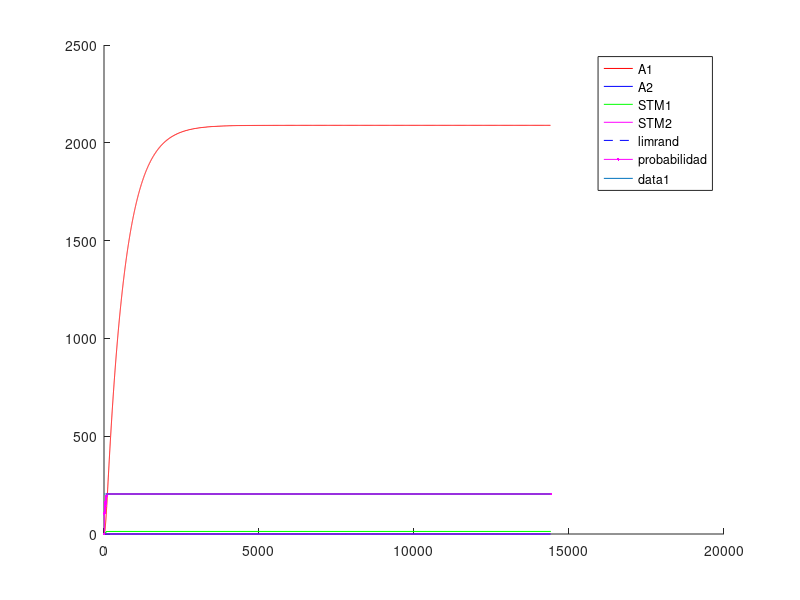
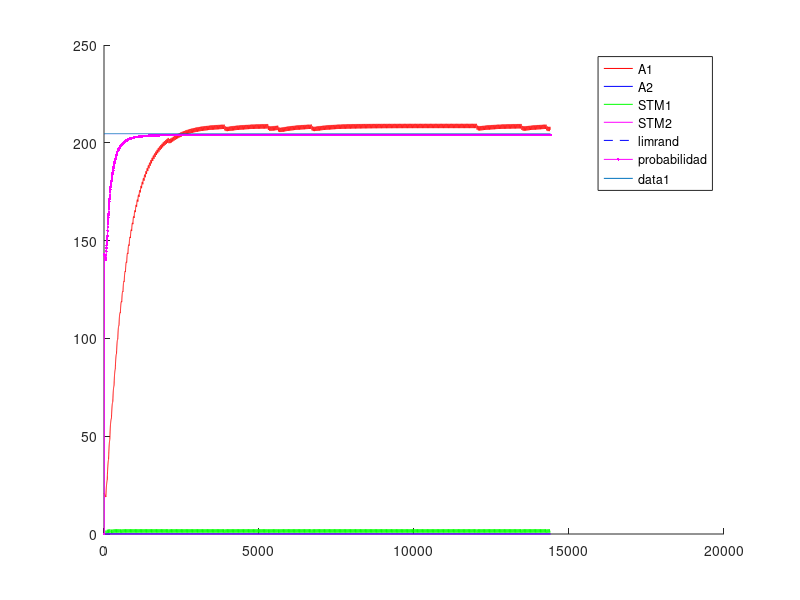
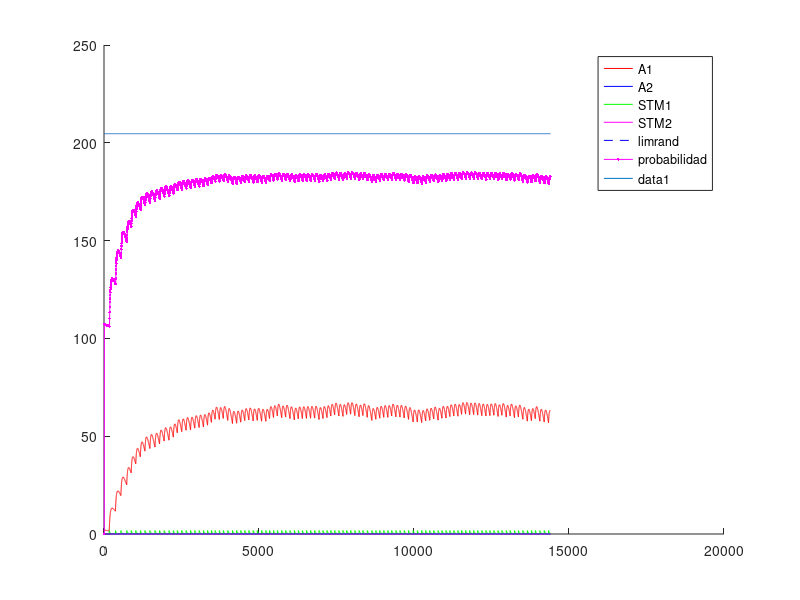
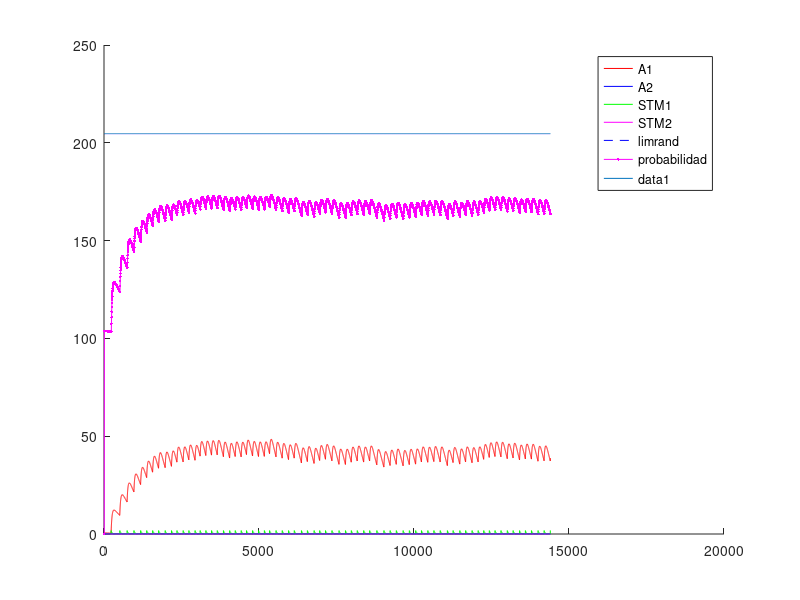

Here is the MATLAB script that generated these plots, in order:
%% Experimento con Fixed-Ratio - FR - Tasa fija
%% Existen multiples intancias de palanquelo (cada vez que realiza respuesta decide si realiza otro o no)
%% Sesiones de 3600 segundos
%% 3 sesiones por tasa de refuerzo (o quizas hasta que sature)
%% 5 sesiones por Experimento.
%% Cada sesion 
%% Tiempo para realizar un respuesta 1 segundo
%% 
%% La probabilidad de eleccion se ajusta al nivel de maxima frecuencia de palanqueo

close all
clc
clear

%% Matriz de pago 0 1 
%% 1 - 
%%%
%%% 
function rf = feel(pellets)
  rf=0;
  if (nargin~=0)
    rf=(12.8*(1-exp(-.25.* pellets.^(2))))+(12.8*(1-exp(-.5.* pellets)));
  else
    error ("Faltan parametros");
  endif
endfunction
%% 
%% 

%% INICIALIZATION
%%%%%% CONSTANTES DE SESIONES
Ntrial  =  1 ;   %% un trial de 3600 segundos
tTrial  =  3600; %% en segundos
tResp   =  1;    %% en segundos
tMuestreo = 0.25;%% en segundos
Nses    =  5 ;
Fr=[1,10,30,40,60];
Ntest   =  1;
limrand =  0.138;
saving  =  0.01 ;
%%%%%% CONSTANTES DE DECAIMIENTO
alpha = 1*tMuestreo;
beta  = 0.125*tMuestreo ;
gamma = 0.0067*tMuestreo;%0.025 ; 
delta = 1*tMuestreo;
%%%%%% INICIALIZACION
palanca = zeros(2,1);
Rf_1=0;
Rf_2=0;
A1=zeros(1,Ntest);
A2=zeros(1,Ntest);
stm_1=zeros(2,Ntest);
stm_2=zeros(2,Ntest);
d=1;
x_1=zeros(30,1);
x_2=zeros(30,1);
sesion = zeros(Nses,1);
trialXsesion = zeros(Nses,Ntrial);
terminal_sesion=zeros(Nses,1);
nb_resp = zeros(Nses,Ntest);
contadorP1=0;
contadorP2=0;

%% CALCULO DE AROUSAL MAXIMO
%% Iteraciones de respuesta refuerzo para encotnrar el STM medio
Nconfig=10; %% Tasa de respuesta de configuracion
%plot([1:0.01:20],(12.8*(1-exp(-.25.* [1:0.01:20].^(2))))+(12.8*(1-exp(-.5.* [1:0.01:20]))),'.k')
R1 = floor(feel(1)); %tiempo de refuezo para R
l1 = Nconfig/tMuestreo; % duracion entre trials
suma = 0; %suma es un valor necesaria para calcular max1 y min1
suma = alpha*R1 %% Refuerzo cada N respuestas
iter=100; %% numero de iteraciones para que converja el stm
max1 = 0; %maximum de stm1
min1 = 0; %minimum de stm1
for i = 1:iter 
  suma = (1-beta)^(Nconfig/tMuestreo)*suma;%% Instantes que decae el stm
  min1=suma;
  suma += alpha*R1; %Refuerzo
  max1=suma;
end
comp=.88;
S1 = (((max1-min1)*(comp*l1))/2)+min1*comp*l1; %calcul de la superficie del triangulo mas la de el rectangulo
stm_1_medio = S1/(l1);
A1max = (delta/gamma)*stm_1_medio;

%% INICIO DE LAS ITERATIONS
for l = 1:Ntest  %% TESTES
  Num=0;
  for k = 1:Nses  %% SESIONES (cambia el N)
    i=2;
    %duracion = [1,tTrial*ones(1,Ntrial)];
    
    contador = 1;
    palanca(1)=randi(2);
    %% Agregar tasa de refuerzos  %%
    
    if k>1
      A1(Num+1,l)=saving*A1(Num,l);
      A2(Num+1,l)=saving*A2(Num,l);
      stm_1(Num+1,l)=0*stm_1(Num,l);
      stm_2(Num+1,l)=0*stm_2(Num,l); 
      %%% ELECCION DE LA PRIMERA PALANCA 
      if A1(Num,1)>A2(Num,1)
        palanca(2)=1;
      else
        palanca(2)=2;
      end
    end       
    
    for j=2:(Ntrial*tTrial/tMuestreo) %% Todos los trials juntos
      
      if contador == tResp/tMuestreo%duracion(i)
        contador = 1;
        
        i = i+1 ;
        J = j ;
        P(i,k)=0.5*(1-exp(-(5*A1((j-1)+Num,l))/A1max))+0.5; %probabilidad en exponential
        %P=.99;
        %P2(i,k)=0.5*(1-exp(-(5*A2((j-1)+Num,l))/A2max))+0.5;
        
        a = rand ;
        %%% ELECCION DE LA PALANCA %%% Basicamente elige palanquear o no palanquear
        if (A1((j-1)+Num,l)<=limrand)&&(A2((j-1)+Num,l)<=limrand)
          palanca(i)=randi(2);
        elseif (A1((j-1)+Num,l)>=limrand)&&(A2((j-1)+Num,l)<=limrand)
          if a>=P(i,k)
            palanca(i)=2;
          else
            palanca(i)=1;
          end
        elseif (A1((j-1)+Num,l)<=limrand)&&(A2((j-1)+Num,l)>=limrand)
          if a>=P(i,k)
            palanca(i)=1;
          else
            palanca(i)=2;
          end
        end
        %% Contadores para tasa de refuerzo
        if palanca(i)==1
          contadorP1++;
        else
          contadorP2++;
        endif
        %%% REFUERZO %%%
        if (contadorP1==Fr(k))
          %if (palanca(i)==1) %% palanquea
          Rf_1=floor(feel(1));
          Rf_2=0;
          %elseif (palanca(i-1)==2) %% No palanquea
          %  Rf_1=0;
          %  Rf_2=0;%floor(10*(1-exp(-0.8* 2 )));
          %end
          %stm_1(j+Num,l)=(1-beta)*stm_1((j-1)+Num,l)+alpha*Rf_1;
          %stm_2(j+Num,l)=(1-beta)*stm_2((j-1)+Num,l)+alpha*Rf_2;
          contadorP1=0;
        end
      else
        contador++;%=contador +1;
        Rf_1=0;
        Rf_2=0;
      end
      stm_1(j+Num,l)=(1-beta)*stm_1((j-1)+Num,l)+alpha*Rf_1;
      stm_2(j+Num,l)=(1-beta)*stm_2((j-1)+Num,l)+alpha*Rf_2;
      A1(j+Num,l)=(1-gamma)*A1((j-1)+Num,l)+delta*stm_1(j+Num,l);
      A2(j+Num,l)=(1-gamma)*A2((j-1)+Num,l)+delta*stm_2(j+Num,l);
      
%      if floor(j/tTrial)==(j/tTrial)
%        trialXsesion()
%      end
    end
    
    
    %%% CONTADOR DE A QUE J SE CAMBIA LA SESION
    %sesion(k-1,l)=j;
    sesion(k,l)=j+Num;
    %%% DEFINICION DE NUM
%    compteur = 0 ;
%    for i=1:length(A1(:,l))
%      if A1(i,l)~=0
%        compteur = compteur +1;
%      end
%    end
%    Num=compteur;
    Num = j+Num;
    Sizemat = length(A1);
    
    for j = 1:length(palanca)
      if palanca(j)==1
        %nb_coop(k-1,l)= nb_coop(k-1,l)+1;
        nb_resp(k,l)= nb_resp(k,l)+1;
      end
    end
    
  end
end


%%% PRUEBAS 
%%% ENCONTRA LA LONGITUD REAL DEL EXPERIMENTACION
nonnul = zeros(Ntest,1);
for k=1:Ntest
  for i=1:length(A1)
    if A1(i,k) ~= 0
      nonnul(k)=nonnul(k)+1;
    end
  end
end

%%% PRUEBA I _ PESO DE LA EXPERIMENTACION EN LA MEMORIA
porcent = 0;
for i = 1:Ntest
  if sum(A1(:,i)) > 10 * sum(A2(:,i))
    porcent = porcent +1;
  end
end

%%% PRUEBA II _ SI LA EXCITATION ALCANZA A SU MAXIMUM
maxima = zeros(Ntest,1);
for k = 1:Ntest
  if floor(max(A1(:,k))) == floor(max(max(A1))) 
    maxima(k) = maxima(k) +1;
  end
end

%%% PRUEBA III _ EN QUE SESION LA PALANCA GANA DE VERDAD
%ird = zeros(Ntest,1);
%for k = 1:Ntest
%  i=1;
%  while 1
%    if A1(nonnul(k)-i,k) < limrand
%      ird(k) = nonnul(k)-i+1;
%      break;
%    else
%      i=i+1;
%    end
%  end
%end
%
%%%% PRUEBA IV _ CONVIERTE J EN NUMERO DE SESION
%for k = 1:Ntest
%  i=1;
%  while 1
%    if ird(k) <= sum(sesion(1:i)+50)
%      ird(k)=i;
%      break;
%    else
%      i=i+1;
%    end
%  end
%end

%%% PRUEBA V _ PORCENTAJE DE COOPERACION POR SESION / EXPERIMENTO


%porcentaje_coop_sesion=zeros(Nses,Ntest);
%porcentaje_coop_experimento=zeros(Ntest,1);
%for k = 1:Ntest
%  porcentaje_coop_experimento(k)=sum(nb_coop(:,k))/(Ntrial*Nses)*100;
%end

%for i=1:Ntest
%  terminal_sesion(1,i)=sesion(1,i);
%  for j=2:Nses
%    terminal_sesion(j,i)=sesion(j,i)+terminal_sesion(j-1,i);
%  end
%end

%%% DEMOSTRACION 


%promedio_sesion=sum(ird)/Ntest
%porcent_10xsuperior_al_otra=porcent/Ntest * 100;
%cuanto_alcanzan_al_maxima=sum(maxima)/Ntest * 100;
%porcentaje_coop_experimento;
resp_por_segundos=nb_resp/length(palanca); %numero de respuestas dividido por el numero de respestas maximal posible

for i=1:Ntest
  for k=1:Nses
    refuerzo(k,i)=floor(nb_resp(k,i)/Fr(k));
  end
end


for i=1:Ntest
  for j=1:Nses
    figure
    hold on
    %plot(sesion(j,i)*ones(1,max(max(A1(:,i)))),(1:max(max(A1(:,i)))),'--k');
    %h=plot((sesion(j,i).*tMuestreo)*ones(1,max(max(A1(:,i)))),(1:max(max(A1(:,i)))),'--k');
    %set(h, "linewidth", 2);
    if j==1
      plot(1:Ntrial*tTrial/tMuestreo,A1(1:sesion(j,i),i),'r',1:Ntrial*tTrial/tMuestreo,A2(1:sesion(j,i),i),'b',1:Ntrial*tTrial/tMuestreo,stm_1(1:sesion(j,i),i),'g',1:Ntrial*tTrial/tMuestreo,stm_2(1:sesion(j,i),i),'m',1:Ntrial*tTrial/tMuestreo,limrand*ones(1,Ntrial*tTrial/tMuestreo),'--b');
      plot((1:(Ntrial*tTrial)+1)/tMuestreo,P(:,j)'*A1max,'.-m');
      legend("A1","A2","STM1","STM2","limrand","probabilidad");
    else
      plot(1:Ntrial*tTrial/tMuestreo,A1(sesion(j-1,i)+1:sesion(j,i),i),'r',1:Ntrial*tTrial/tMuestreo,A2(sesion(j-1,i)+1:sesion(j,i),i),'b',1:Ntrial*tTrial/tMuestreo,stm_1(sesion(j-1,i)+1:sesion(j,i),i),'g',1:Ntrial*tTrial/tMuestreo,stm_2(sesion(j-1,i)+1:sesion(j,i),i),'m',1:Ntrial*tTrial/tMuestreo,limrand*ones(1,Ntrial*tTrial/tMuestreo),'--b');
      plot((1:(Ntrial*tTrial)+1)/tMuestreo,P(:,j)'*A1max,'.-m');
      legend("A1","A2","STM1","STM2","limrand","probabilidad");
    endif
    plot(1:Ntrial*tTrial/tMuestreo,A1max*ones(1,Ntrial*tTrial/tMuestreo));
    hold off
  endfor
endfor


%% Maximos exitos por tasa= 10-360 - 30-120 - 40-65 - 60-60 

color = 'rgbmkmrgbk';
figure
hold on
for i=1:Ntest
  plot(Fr,resp_por_segundos(:,i),'Color',color(i));
  title('Respuestas por segundos');
  xlabel('Tasa fija');
  ylabel('Respuestas/segundos');
  for j=1:Nses
    plot(Fr(j)*ones(1,floor(resp_por_segundos(j,i)*100)+1),(0:floor(resp_por_segundos(j,i)*100))/100,'k');
  end
end
hold off

figure
hold on
for i=1:Ntest
  plot(refuerzo(:,i),resp_por_segundos(:,i),'Color',color(i));
  title('Respuestas y refuerzo');
  xlabel('Refuezo/horas');
  ylabel('Respuestas/segundos');
  for j=1:Nses
    plot(refuerzo(j)*ones(1,floor(resp_por_segundos(j,i)*100)+1),(0:floor(resp_por_segundos(j,i)*100))/100,'k');
    a = strcat('Num= ',num2str(Fr(j)));
    if j==3
      text(refuerzo(j),-.085,a);
    elseif j==4
      text(refuerzo(j),-.1,a);
    elseif j==5
      text(refuerzo(j),-.03,a);
    else
      text(refuerzo(j),-.06,a);
    end
  end
end
hold off

%%% haut CQFD
%%%% CASTIGO DE TIEMPO 
%%%% CUANTO VECES ELIGE COOPERATION
%%% Pour chaque session r�cup�rer le nombre de coop�ration et tracer la
%%% courbe correspondante 
